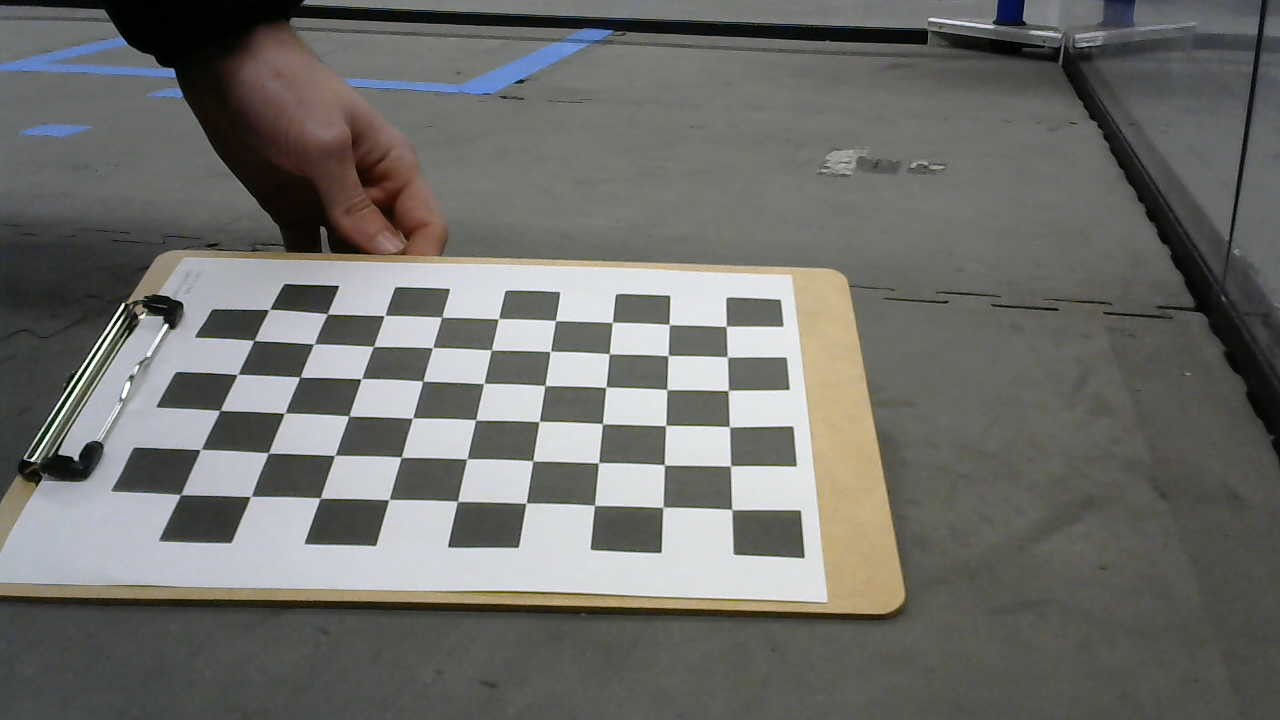
#> input picture WIN_20220105_15_16_11_Pro.jpg, 1280 x 720 px; its folder holds only this picture in this run
$ python pose_estimate.py
#> lines starting #> are read from the running program, lines starting #| are printed output that depends on the picture; after the words box and inside, x2 and y2 are one past the last pixel; in counts of white or black regions, pixels touching at a corner belong together; long printed decimals are rounded
import numpy as np
import cv2 as cv
import glob


################ FIND CHESSBOARD CORNERS - OBJECT POINTS AND IMAGE POINTS #############################

chessboardSize = (9,6)
frameSize = (1280,720)


# termination criteria
criteria = (cv.TERM_CRITERIA_EPS + cv.TERM_CRITERIA_MAX_ITER, 30, 0.001)


# prepare object points, like (0,0,0), (1,0,0), (2,0,0) ....,(6,5,0)
objp = np.zeros((chessboardSize[0] * chessboardSize[1], 3), np.float32)
objp[:,:2] = np.mgrid[0:chessboardSize[0],0:chessboardSize[1]].T.reshape(-1,2)

size_of_chessboard_squares_mm = 25
objp = objp * size_of_chessboard_squares_mm


# Arrays to store object points and image points from all the images.
objpoints = [] # 3d point in real world space
imgpoints = [] # 2d points in image plane.


images = glob.glob('*.jpg')

for image in images:

    img = cv.imread(image)
#> img is the input picture: shape (720, 1280, 3); mean B, G, R 106.4, 109.8, 110.1
    gray = cv.cvtColor(img, cv.COLOR_BGR2GRAY)
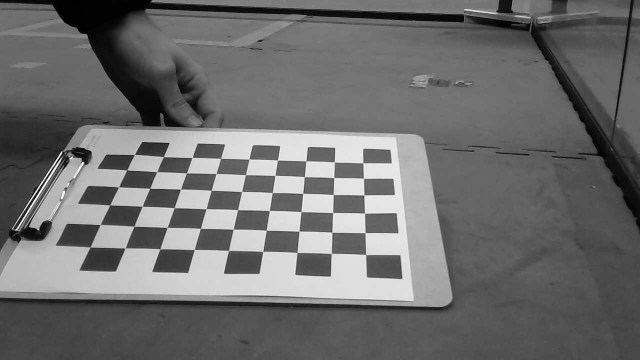
#> gray: shape (720, 1280) (shown at 1/2 size); min 0, max 255, mean 109.5

    # Find the chess board corners
    ret, corners = cv.findChessboardCorners(gray, chessboardSize, None)
#> ret = True; corners = 54 rows, first 8: [731.5, 509.4], [662.8, 506.9], [594.6, 505.4], [526.3, 502.7], [457.6, 501.5], [389, 499.4], [320.5, 498], [250.1, 496.7]

    # If found, add object points, image points (after refining them)
    if ret == True:

        objpoints.append(objp)
        corners2 = cv.cornerSubPix(gray, corners, (11,11), (-1,-1), criteria)
#> corners2 = 54 rows, first 8: [731.8, 509.5], [662.9, 507.3], [594.5, 505.4], [526, 503.1], [457.5, 501.4], [388.9, 499.5], [320.2, 498.2], [250.7, 496.4]
        imgpoints.append(corners)

        # Draw and display the corners
        cv.drawChessboardCorners(img, chessboardSize, corners2, ret)
        cv.imshow('img', img)
        #cv.waitKey(1000)


cv.destroyAllWindows()


############## CALIBRATION #######################################################

ret, cameraMatrix, dist, rvecs, tvecs = cv.calibrateCamera(objpoints, imgpoints, frameSize, None, None)
#> ret = 0.534; cameraMatrix = [[1368.7, 0, 832.1], [0, 1119.3, 286.2], [0, 0, 1]]; dist = [[0.469, -0.812, -0.0369, 0.102, 1.01]]; rvecs = ([0.161, -1.41, -2.83],); tvecs = ([-37.17, 96.37, 474.4],)
print("ret: ", ret )
#| ret:  0.5337
print("camera matrix: ", cameraMatrix)
#| camera matrix:  [[1.36869628e+03 0.00000000e+00 8.32060064e+02]
#|  [0.00000000e+00 1.11926034e+03 2.86228655e+02]
#|  [0.00000000e+00 0.00000000e+00 1.00000000e+00]]
print("dist: ",  dist)
#| dist:  [[ 0.4687 -0.8116 -0.03687   0.1017  1.009]]
print("rvecs: ",  rvecs)
#| rvecs:  (array([[ 0.1614],
#|        [-1.407],
#|        [-2.831]]),)
print("tvecs: ",  tvecs)
#| tvecs:  (array([[-37.169],
#|        [ 96.373],
#|        [474.428]]),)


# [39 lines of commented-out code are left out]


# [8 lines left out: function draw, not called in this run]


def drawBoxes(img, corners, imgpts):

    imgpts = np.int32(imgpts).reshape(-1,2)

    # draw ground floor in green
    img = cv.drawContours(img, [imgpts[:4]],-1,(0,255,0),-3)

    # draw pillars in blue color
    for i,j in zip(range(4),range(4,8)):
        img = cv.line(img, tuple(imgpts[i]), tuple(imgpts[j]),(255),3)

    # draw top layer in red color
    img = cv.drawContours(img, [imgpts[4:]],-1,(0,0,255),3)

    return img


criteria = (cv.TERM_CRITERIA_EPS + cv.TERM_CRITERIA_MAX_ITER, 30, 0.001)

objp = np.zeros((9*6,3), np.float32)
objp[:,:2] = np.mgrid[0:9,0:6].T.reshape(-1,2)
axis = np.float32([[3,0,0], [0,3,0], [0,0,-3]]).reshape(-1,3)
axisBoxes = np.float32([[0,0,0], [0,3,0], [3,3,0], [3,0,0],
                   [0,0,-3],[0,3,-3],[3,3,-3],[3,0,-3] ])


for image in glob.glob('*.jpg'):

    img = cv.imread(image)
    gray = cv.cvtColor(img,cv.COLOR_BGR2GRAY)
    ret, corners = cv.findChessboardCorners(gray, (9,6),None)
#> ret = True

    if ret == True:

        corners2 = cv.cornerSubPix(gray,corners,(11,11),(-1,-1), criteria)

        # Find the rotation and translation vectors.
        ret, rvecs, tvecs = cv.solvePnP(objp, corners2, cameraMatrix, dist)
#> rvecs = [-0.159, 1.39, 2.79]; tvecs = [-1.49, 3.86, 18.98]
        print("Box rvec: ", rvecs)
#| Box rvec:  [[-0.1589]
#|  [ 1.386]
#|  [ 2.789]]
        print("Box tvec: ", tvecs)
#| Box tvec:  [[-1.487]
#|  [ 3.855]
#|  [18.977 ]]

        # Project 3D points to image plane
        imgpts, jac = cv.projectPoints(axisBoxes, rvecs, tvecs, cameraMatrix, dist)
#> imgpts = [[732.5, 509.3], [727.9, 390.8], [544.9, 385.6], [526.1, 503.3], [736.1, 379.9], [733, 266.3], [531.8, 260.1], [508.4, 373.2]]

        img = drawBoxes(img,corners2,imgpts)
#> in drawBoxes, `imgpts = np.int32(imgpts).reshape(-1,2)`: imgpts = [[732, 509], [727, 390], [544, 385], [526, 503], [736, 379], [732, 266], [531, 260], [508, 373]]
#> the loop in drawBoxes, `for i,j in zip(range(4),range(4,8)):` made 4 passes
#> pass 1, in drawBoxes, `img = cv.line(img, tuple(imgpts[i]), tuple(imgpts[j]),(255),3)`:
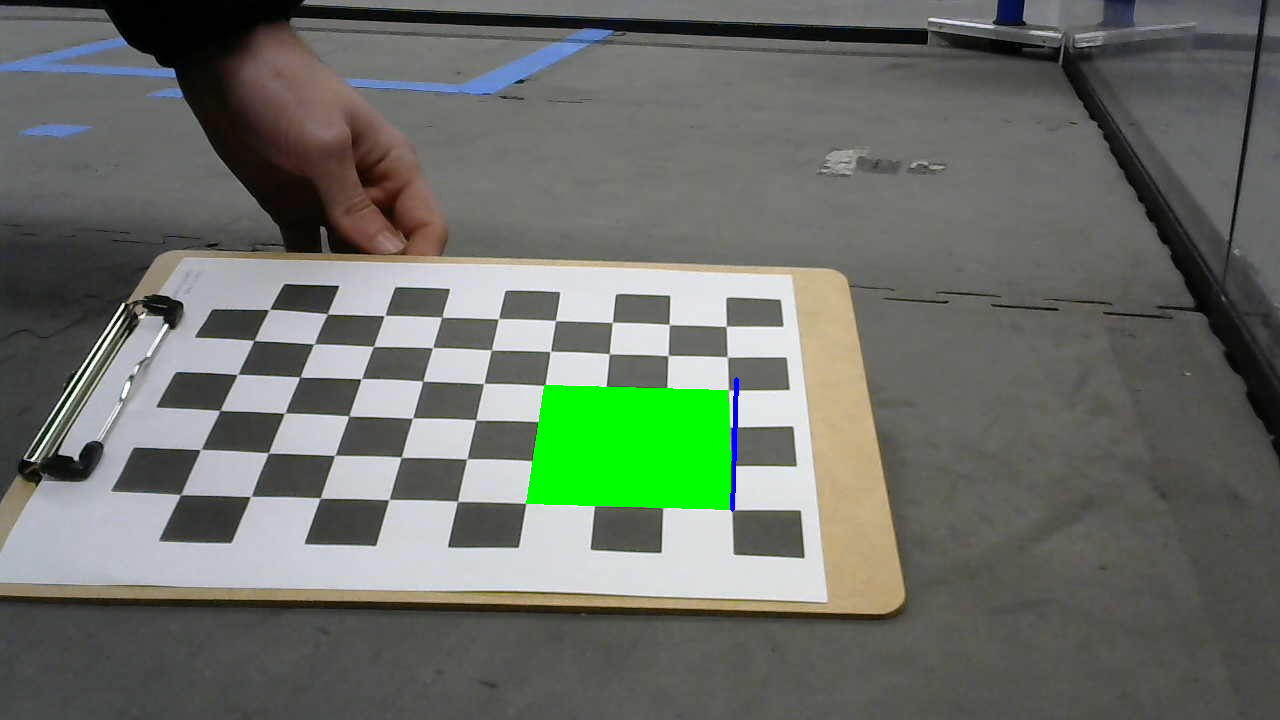
#> img: shape (720, 1280, 3); mean B, G, R 102.6, 112.3, 106.1
#> after the loop in drawBoxes, `for i,j in zip(range(4),range(4,8)):`:
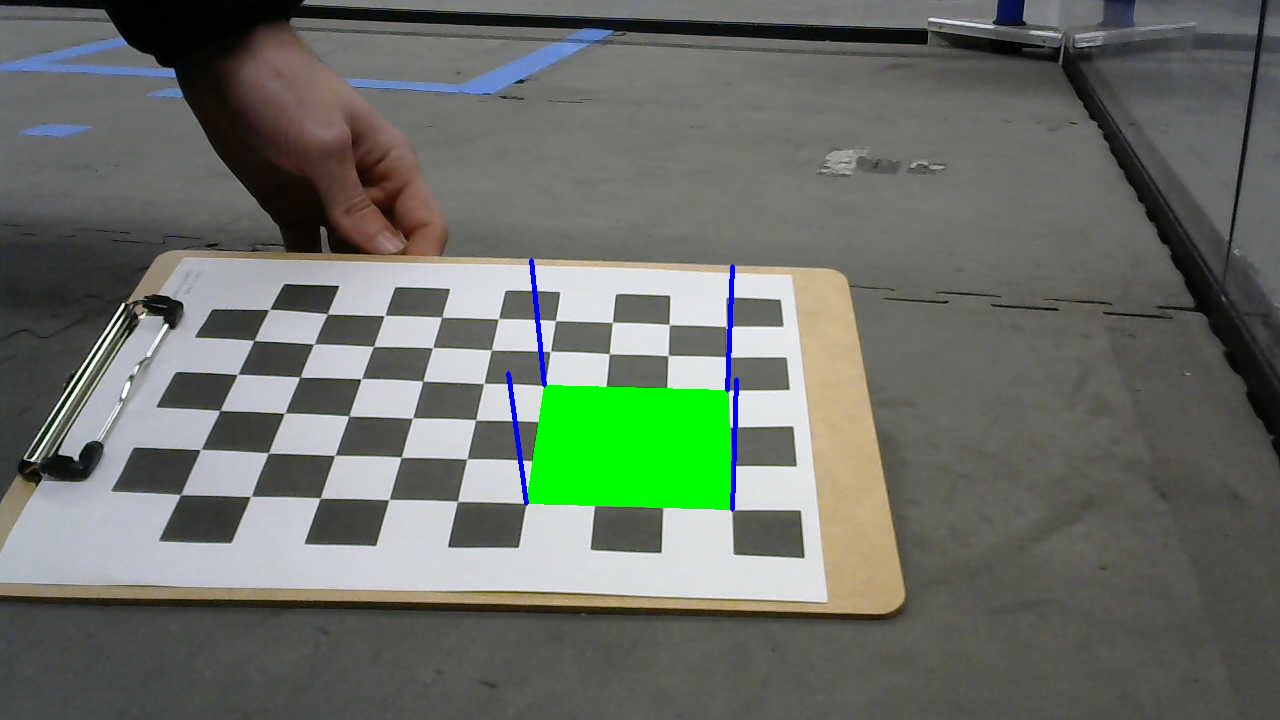
#> img: shape (720, 1280, 3); mean B, G, R 102.8, 111.9, 105.7
#> in drawBoxes, `img = cv.drawContours(img, [imgpts[4:]],-1,(0,0,255),3)`:
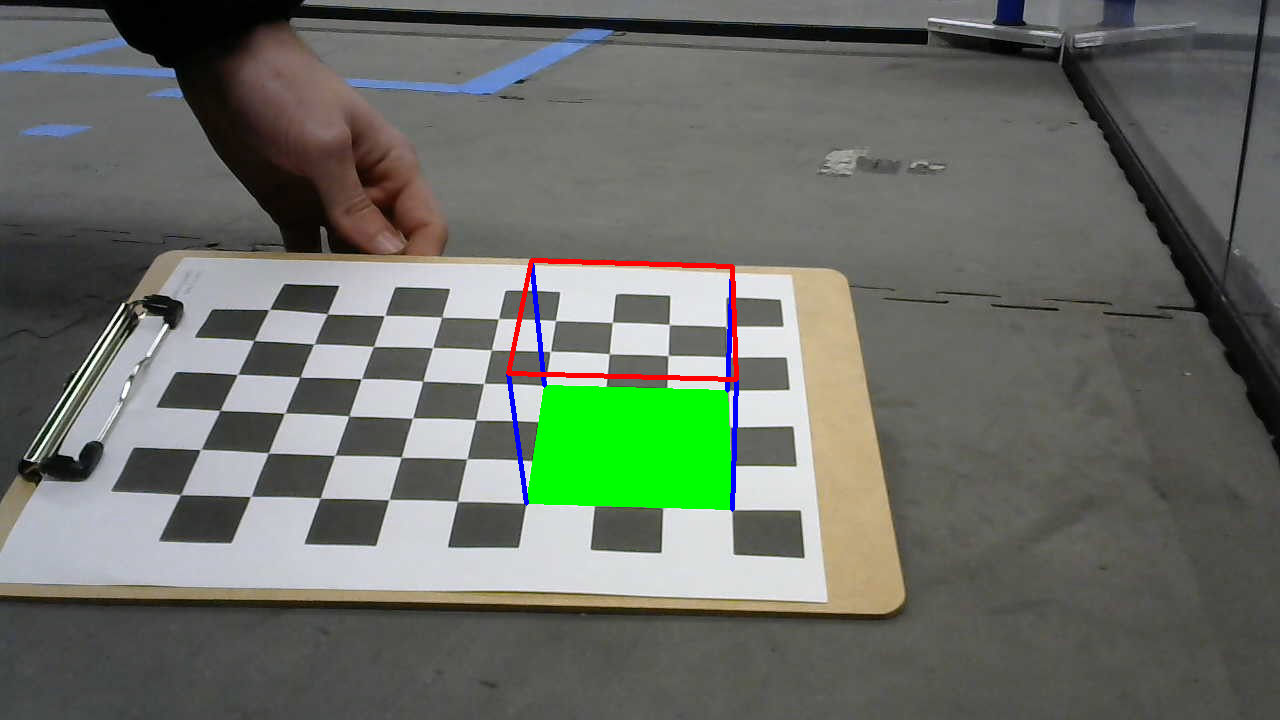
#> img: shape (720, 1280, 3); 0.35% of pixels changed, all inside (x1, y1, x2, y2) = (506, 258, 739, 382)
        cv.imshow('img',img)

        k = cv.waitKey(0) & 0xFF
#> (key Esc is pressed here)
        if k == ord('s'):
            cv.imwrite('pose'+image, img)


cv.destroyAllWindows()

$ run again, on WIN_20220105_15_16_36_Pro.jpg
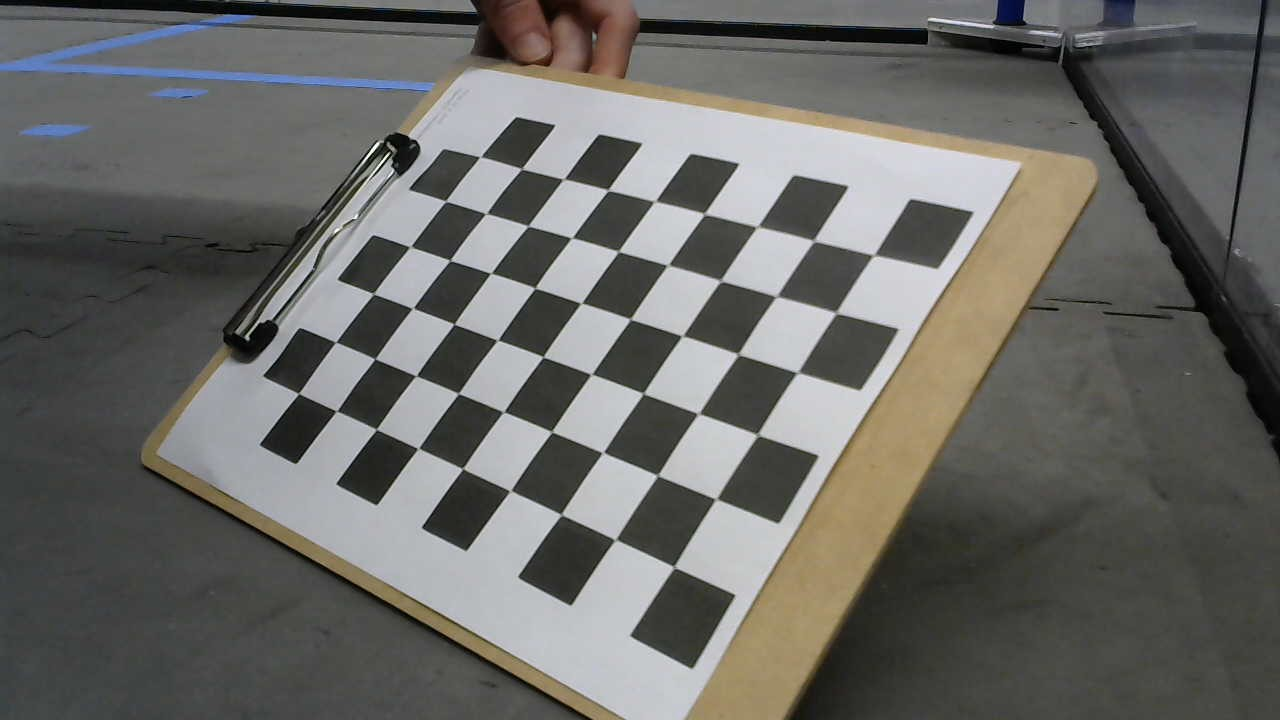
#> input picture WIN_20220105_15_16_36_Pro.jpg, 1280 x 720 px
#> img is the input picture: shape (720, 1280, 3); mean B, G, R 101.7, 105.1, 105.4
#> `ret, corners = cv.findChessboardCorners(gray, chessboardSize, None)`: ret = True; corners = 54 rows, first 8: [674.5, 566.5], [614.3, 540.8], [562.8, 515.4], [509.5, 491.3], [462, 468.6], [417.7, 448.8], [376.2, 429.5], [335.8, 411.4]
#> corners2 = 54 rows, first 8: [674, 567], [615.4, 539.6], [561.2, 514.5], [510.3, 490.8], [462.7, 468.7], [418.3, 448.4], [376.4, 429.3], [336.5, 411.2]
#> `ret, cameraMatrix, dist, rvecs, tvecs = cv.calibrateCamera(objpoints, ..`: ret = 0.585; cameraMatrix = [[1384.8, 0, 720.7], [0, 1480.3, 463.6], [0, 0, 1]]; dist = [[-0.452, 9.64, -0.000805, 0.0278, -53.21]]; rvecs = ([-0.681, -0.699, -2.51],); tvecs = ([-14.57, 29.95, 429.8],)
#| ret:  0.585
#| camera matrix:  [[1.38476230e+03 0.00000000e+00 7.20684070e+02]
#|  [0.00000000e+00 1.48031990e+03 4.63601547e+02]
#|  [0.00000000e+00 0.00000000e+00 1.00000000e+00]]
#| dist:  [[-4.52012491e-01  9.64323151e+00 -8.04864857e-04  2.78460183e-02
#|   -5.32136143e+01]]
#| rvecs:  (array([[-0.6808],
#|        [-0.6992],
#|        [-2.507]]),)
#| tvecs:  (array([[-14.572],
#|        [ 29.947],
#|        [429.840]]),)
#> `ret, corners = cv.findChessboardCorners(gray, (9,6),None)`: ret = True
#> `ret, rvecs, tvecs = cv.solvePnP(objp, corners2, cameraMatrix, dist)`: rvecs = [-0.681, -0.699, -2.51]; tvecs = [-0.583, 1.2, 17.19]
#| Box rvec:  [[-0.6808]
#|  [-0.6991]
#|  [-2.507]]
#| Box tvec:  [[-0.5829]
#|  [ 1.198]
#|  [17.194]]
#> `imgpts, jac = cv.projectPoints(axisBoxes, rvecs, tvecs, cameraMatrix, ..`: imgpts = [[674.2, 566.3], [797.7, 372.9], [630, 319.1], [510.7, 490.9], [575.6, 413.2], [722.5, 203.4], [542.6, 159.3], [401.9, 344.7]]
#> in drawBoxes, `imgpts = np.int32(imgpts).reshape(-1,2)`: imgpts = [[674, 566], [797, 372], [629, 319], [510, 490], [575, 413], [722, 203], [542, 159], [401, 344]]
#> after the loop in drawBoxes, `for i,j in zip(range(4),range(4,8)):`:
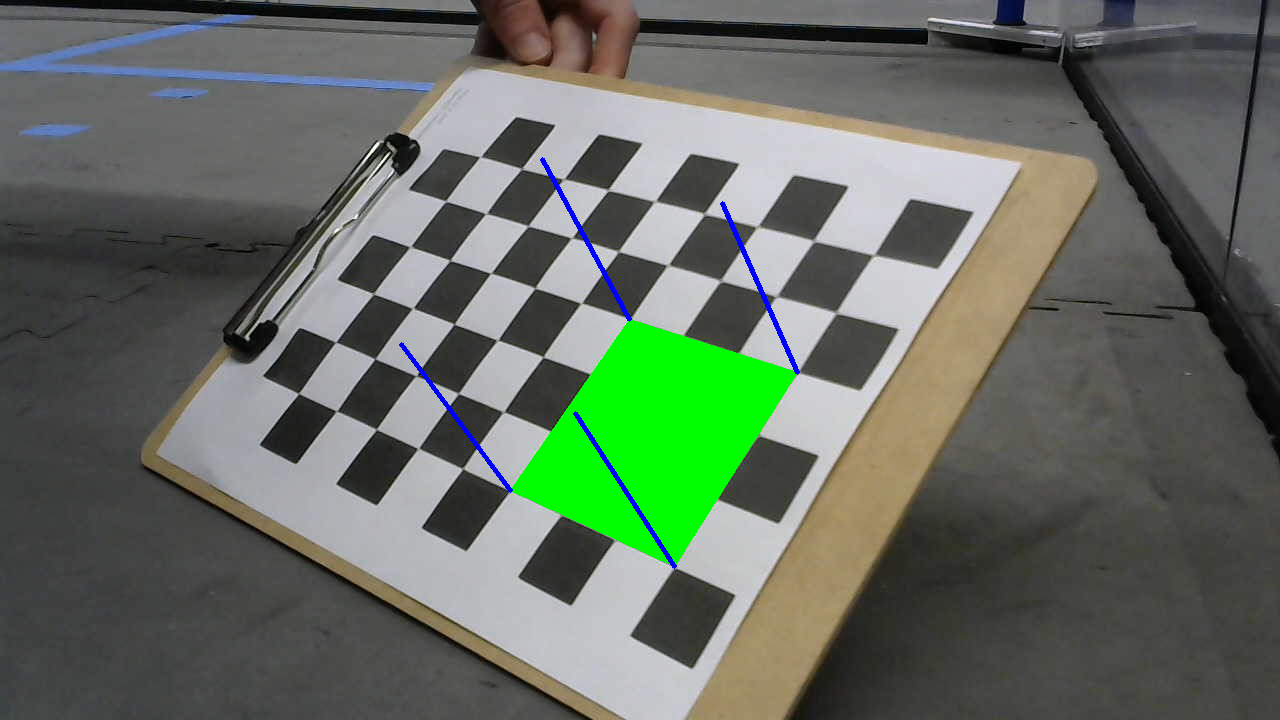
#> img: shape (720, 1280, 3); mean B, G, R 97.1, 109.8, 99.9
#> in drawBoxes, `img = cv.drawContours(img, [imgpts[4:]],-1,(0,0,255),3)`:
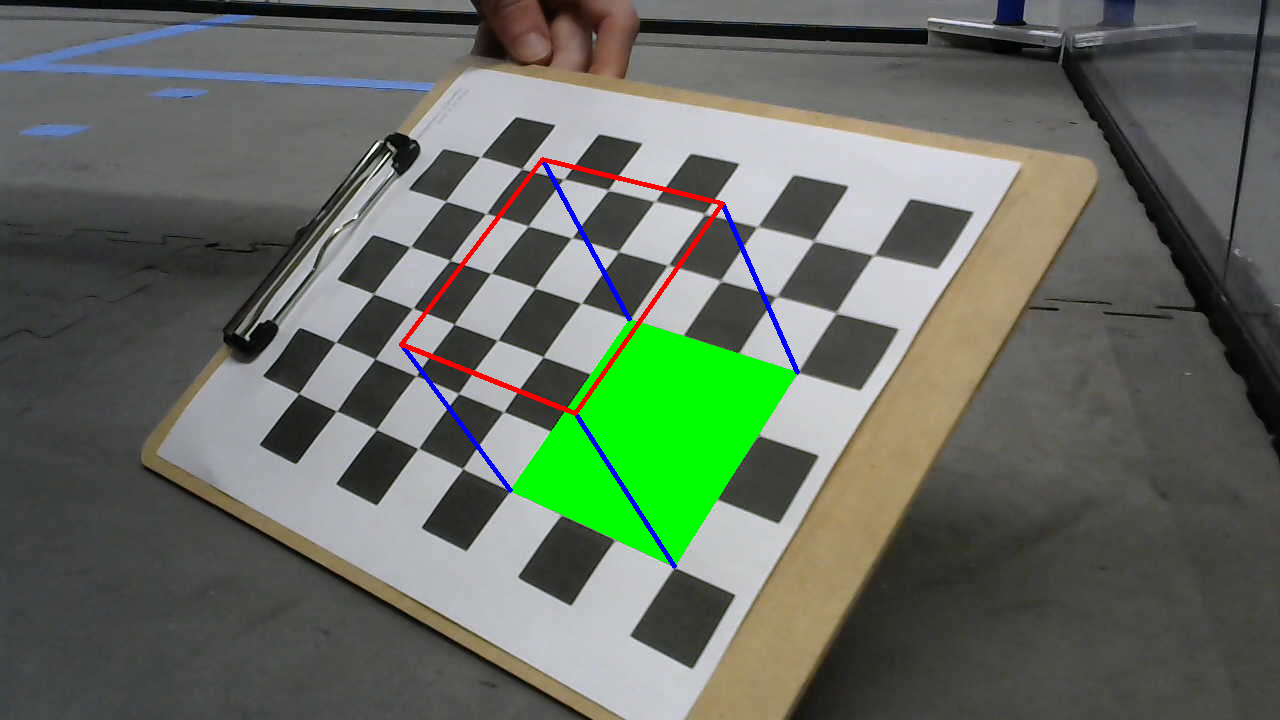
#> img: shape (720, 1280, 3); 0.44% of pixels changed, all inside (x1, y1, x2, y2) = (399, 157, 725, 416)
